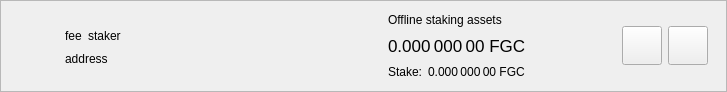
<?xml version="1.0" encoding="UTF-8"?>
<ui version="4.0">
 <class>DelegationItemWidget</class>
 <widget class="QWidget" name="DelegationItemWidget">
  <property name="geometry">
   <rect>
    <x>0</x>
    <y>0</y>
    <width>727</width>
    <height>92</height>
   </rect>
  </property>
  <property name="sizePolicy">
   <sizepolicy hsizetype="Preferred" vsizetype="Maximum">
    <horstretch>0</horstretch>
    <verstretch>0</verstretch>
   </sizepolicy>
  </property>
  <property name="windowTitle">
   <string>Form</string>
  </property>
  <layout class="QVBoxLayout" name="verticalLayout_2">
   <property name="spacing">
    <number>0</number>
   </property>
   <property name="leftMargin">
    <number>0</number>
   </property>
   <property name="topMargin">
    <number>0</number>
   </property>
   <property name="rightMargin">
    <number>0</number>
   </property>
   <property name="bottomMargin">
    <number>0</number>
   </property>
   <item>
    <widget class="QFrame" name="delegationItemFrame">
     <property name="frameShape">
      <enum>QFrame::StyledPanel</enum>
     </property>
     <property name="frameShadow">
      <enum>QFrame::Raised</enum>
     </property>
     <layout class="QHBoxLayout" name="horizontalLayout">
      <property name="topMargin">
       <number>0</number>
      </property>
      <property name="bottomMargin">
       <number>0</number>
      </property>
      <item>
       <widget class="QLabel" name="delegationLogo">
        <property name="sizePolicy">
         <sizepolicy hsizetype="Fixed" vsizetype="Fixed">
          <horstretch>0</horstretch>
          <verstretch>0</verstretch>
         </sizepolicy>
        </property>
        <property name="minimumSize">
         <size>
          <width>40</width>
          <height>40</height>
         </size>
        </property>
        <property name="alignment">
         <set>Qt::AlignCenter</set>
        </property>
       </widget>
      </item>
      <item>
       <widget class="QStackedWidget" name="stackedWidget">
        <property name="currentIndex">
         <number>0</number>
        </property>
        <widget class="QWidget" name="page">
         <layout class="QHBoxLayout" name="horizontalLayout_4">
          <item>
           <layout class="QHBoxLayout" name="horizontalLayout_3">
            <item>
             <layout class="QVBoxLayout" name="verticalLayout">
              <property name="rightMargin">
               <number>15</number>
              </property>
              <item>
               <spacer name="verticalSpacer_2">
                <property name="orientation">
                 <enum>Qt::Vertical</enum>
                </property>
                <property name="sizeHint" stdset="0">
                 <size>
                  <width>20</width>
                  <height>0</height>
                 </size>
                </property>
               </spacer>
              </item>
              <item alignment="Qt::AlignLeft">
               <widget class="QWidget" name="widgetDelegation" native="true">
                <property name="minimumSize">
                 <size>
                  <width>280</width>
                  <height>0</height>
                 </size>
                </property>
                <layout class="QHBoxLayout" name="horizontalLayout_2" stretch="0,0,1">
                 <property name="leftMargin">
                  <number>0</number>
                 </property>
                 <property name="topMargin">
                  <number>0</number>
                 </property>
                 <property name="rightMargin">
                  <number>0</number>
                 </property>
                 <property name="bottomMargin">
                  <number>0</number>
                 </property>
                 <item alignment="Qt::AlignLeft">
                  <widget class="QLabel" name="labelFee">
                   <property name="text">
                    <string>fee</string>
                   </property>
                   <property name="textInteractionFlags">
                    <set>Qt::LinksAccessibleByMouse|Qt::TextSelectableByMouse</set>
                   </property>
                  </widget>
                 </item>
                 <item alignment="Qt::AlignLeft">
                  <widget class="QLabel" name="labelStaker">
                   <property name="text">
                    <string>staker</string>
                   </property>
                   <property name="textInteractionFlags">
                    <set>Qt::LinksAccessibleByMouse|Qt::TextSelectableByMouse</set>
                   </property>
                  </widget>
                 </item>
                 <item>
                  <spacer name="horizontalSpacer">
                   <property name="orientation">
                    <enum>Qt::Horizontal</enum>
                   </property>
                   <property name="sizeType">
                    <enum>QSizePolicy::Minimum</enum>
                   </property>
                   <property name="sizeHint" stdset="0">
                    <size>
                     <width>0</width>
                     <height>20</height>
                    </size>
                   </property>
                  </spacer>
                 </item>
                </layout>
               </widget>
              </item>
              <item alignment="Qt::AlignLeft">
               <widget class="QLabel" name="labelAddress">
                <property name="text">
                 <string>address</string>
                </property>
                <property name="textInteractionFlags">
                 <set>Qt::LinksAccessibleByMouse|Qt::TextSelectableByMouse</set>
                </property>
               </widget>
              </item>
              <item>
               <spacer name="verticalSpacer">
                <property name="orientation">
                 <enum>Qt::Vertical</enum>
                </property>
                <property name="sizeHint" stdset="0">
                 <size>
                  <width>20</width>
                  <height>0</height>
                 </size>
                </property>
               </spacer>
              </item>
             </layout>
            </item>
            <item>
             <widget class="QWidget" name="vLineAssets" native="true">
              <property name="minimumSize">
               <size>
                <width>1</width>
                <height>0</height>
               </size>
              </property>
             </widget>
            </item>
            <item>
             <widget class="QWidget" name="widgetStakingAssets" native="true">
              <property name="sizePolicy">
               <sizepolicy hsizetype="Minimum" vsizetype="Preferred">
                <horstretch>0</horstretch>
                <verstretch>0</verstretch>
               </sizepolicy>
              </property>
              <layout class="QVBoxLayout" name="verticalLayout_3">
               <property name="leftMargin">
                <number>15</number>
               </property>
               <property name="topMargin">
                <number>0</number>
               </property>
               <property name="rightMargin">
                <number>15</number>
               </property>
               <property name="bottomMargin">
                <number>0</number>
               </property>
               <item>
                <widget class="QLabel" name="labelAssetsText">
                 <property name="text">
                  <string>Offline staking assets</string>
                 </property>
                 <property name="alignment">
                  <set>Qt::AlignLeading|Qt::AlignLeft|Qt::AlignVCenter</set>
                 </property>
                </widget>
               </item>
               <item>
                <widget class="QLabel" name="labelAssets">
                 <property name="font">
                  <font>
                   <pointsize>13</pointsize>
                  </font>
                 </property>
                 <property name="cursor">
                  <cursorShape>IBeamCursor</cursorShape>
                 </property>
                 <property name="toolTip">
                  <string>Your current spendable balance</string>
                 </property>
                 <property name="text">
                  <string notr="true">0.000 000 00 FGC</string>
                 </property>
                 <property name="alignment">
                  <set>Qt::AlignLeading|Qt::AlignLeft|Qt::AlignVCenter</set>
                 </property>
                 <property name="textInteractionFlags">
                  <set>Qt::LinksAccessibleByMouse|Qt::TextSelectableByMouse</set>
                 </property>
                </widget>
               </item>
               <item>
                <layout class="QHBoxLayout" name="horizontalLayout_6">
                 <property name="spacing">
                  <number>6</number>
                 </property>
                 <item>
                  <widget class="QLabel" name="labelStakeText">
                   <property name="sizePolicy">
                    <sizepolicy hsizetype="Maximum" vsizetype="Preferred">
                     <horstretch>0</horstretch>
                     <verstretch>0</verstretch>
                    </sizepolicy>
                   </property>
                   <property name="text">
                    <string>Stake:</string>
                   </property>
                   <property name="alignment">
                    <set>Qt::AlignLeading|Qt::AlignLeft|Qt::AlignVCenter</set>
                   </property>
                  </widget>
                 </item>
                 <item>
                  <widget class="QLabel" name="labelStake">
                   <property name="text">
                    <string>0.000 000 00 FGC</string>
                   </property>
                   <property name="alignment">
                    <set>Qt::AlignLeading|Qt::AlignLeft|Qt::AlignVCenter</set>
                   </property>
                   <property name="textInteractionFlags">
                    <set>Qt::LinksAccessibleByMouse|Qt::TextSelectableByMouse</set>
                   </property>
                  </widget>
                 </item>
                 <item>
                  <spacer name="horizontalSpacer_4">
                   <property name="orientation">
                    <enum>Qt::Horizontal</enum>
                   </property>
                   <property name="sizeType">
                    <enum>QSizePolicy::Minimum</enum>
                   </property>
                   <property name="sizeHint" stdset="0">
                    <size>
                     <width>0</width>
                     <height>0</height>
                    </size>
                   </property>
                  </spacer>
                 </item>
                </layout>
               </item>
              </layout>
             </widget>
            </item>
            <item>
             <spacer name="horizontalSpacer_2">
              <property name="orientation">
               <enum>Qt::Horizontal</enum>
              </property>
              <property name="sizeHint" stdset="0">
               <size>
                <width>193</width>
                <height>20</height>
               </size>
              </property>
             </spacer>
            </item>
            <item>
             <widget class="QToolButton" name="buttonSplit">
              <property name="text">
               <string/>
              </property>
              <property name="iconSize">
               <size>
                <width>32</width>
                <height>32</height>
               </size>
              </property>
             </widget>
            </item>
            <item>
             <widget class="QToolButton" name="buttonRemove">
              <property name="text">
               <string/>
              </property>
              <property name="iconSize">
               <size>
                <width>32</width>
                <height>32</height>
               </size>
              </property>
             </widget>
            </item>
           </layout>
          </item>
         </layout>
        </widget>
        <widget class="QWidget" name="page_2">
         <layout class="QHBoxLayout" name="horizontalLayout_5">
          <item>
           <widget class="QLabel" name="labelNewDelegation">
            <property name="text">
             <string>Add new delegations</string>
            </property>
           </widget>
          </item>
          <item>
           <spacer name="horizontalSpacer_3">
            <property name="orientation">
             <enum>Qt::Horizontal</enum>
            </property>
            <property name="sizeHint" stdset="0">
             <size>
              <width>408</width>
              <height>20</height>
             </size>
            </property>
           </spacer>
          </item>
          <item>
           <widget class="QToolButton" name="buttonRestore">
            <property name="text">
             <string/>
            </property>
            <property name="iconSize">
             <size>
              <width>32</width>
              <height>32</height>
             </size>
            </property>
           </widget>
          </item>
          <item>
           <widget class="QToolButton" name="buttonAdd">
            <property name="text">
             <string/>
            </property>
            <property name="iconSize">
             <size>
              <width>32</width>
              <height>32</height>
             </size>
            </property>
           </widget>
          </item>
         </layout>
        </widget>
       </widget>
      </item>
     </layout>
    </widget>
   </item>
  </layout>
 </widget>
 <resources/>
 <connections/>
</ui>
